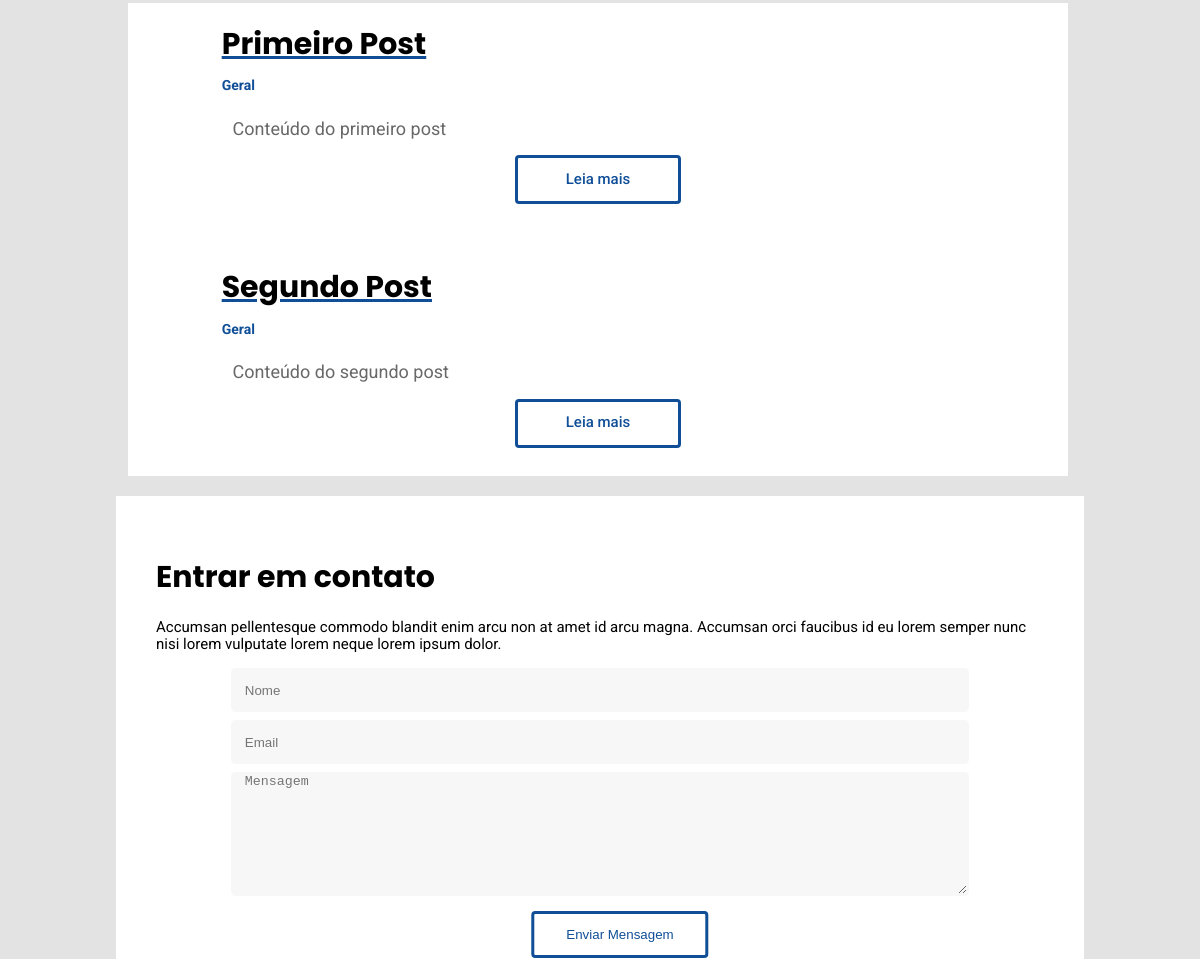
/ (middle part), run on an earlier commit of the app's database.
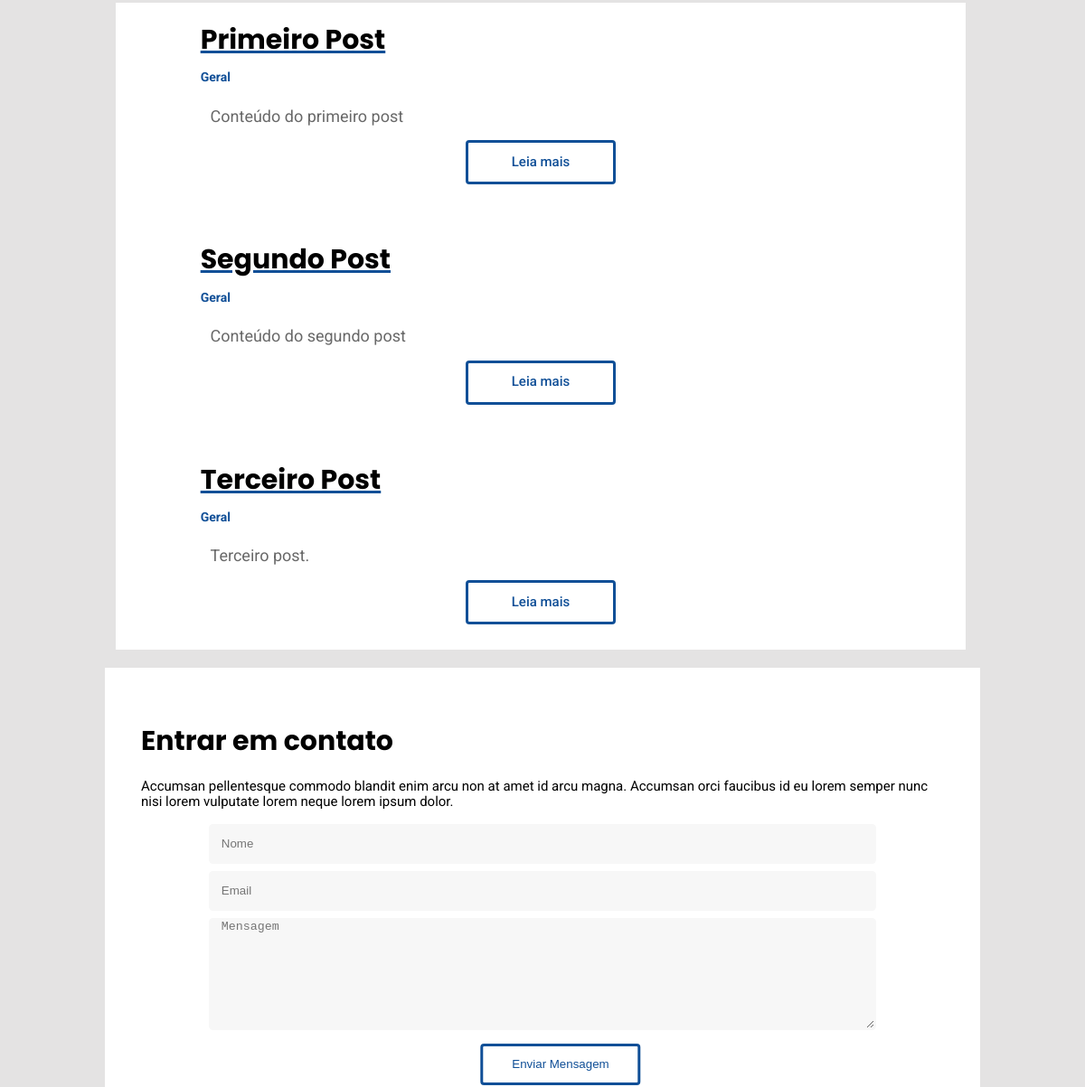
And on a later commit of the database.
### website/models.py (models this page shows, shortened)
class Post(models.Model):
    title = models.CharField(max_length=100)
    sub_title = models.CharField(max_length=200)
    content = models.TextField()
    categories = models.CharField(
        max_length = 2,
        choices = Categorias.choices,
        default= Categorias.GR
    )
    deleted = models.BooleanField(default=False)
    image = models.ImageField(upload_to='posts', null=True, blank=True)
    def get_category_label(self):
        return self.get_categories_display()

### website/views.py (the view)
# urls.py: path('', hello_blog, name='blog'),
def hello_blog(request):
    lista = ['Django', 'Python', 'Git', 'Banco de Dados',
    'HTML', 'Linux', 'UWSGI', 'Nginx', 'Systemctl']
    list_posts = Post.objects.filter(deleted=False)
    data = {'name': 'Curso de Django 3',
    'lista_tecnologias': lista,
    'posts': list_posts}
    return render(request, 'index.html', data)

### website/templates/index.html (shortened to what this page needs)
{%load static%}
<!DOCTYPE html>
<html lang="pt-br">
	<head>
	    <link rel="stylesheet" href="{% static 'assets/css/main.css' %}" />
	</head>
	<body>
        <div class='main-content'>
        <div id='posts'>
            {% for post in posts %}
                <div class="posts-header">
                <h3 class='post-title'>{{post.title}}</h3>
                <span class='category'><b>{{ post.get_category_label }}</span></b>
                </div>
                <div class='resume-wrap'>
                <span id='post-content'>{{post.content|truncatewords:48}}</span>
                </div>
                <a href="{% url 'post_detail' post.id %}"><div class='btn'>Leia mais</div></a>
            {% endfor %}
        </div>
    </div>
        <section id="form">
            <h2>Entrar em contato</h2>
            <p>Accumsan pellentesque commodo blandit enim arcu non at amet id arcu magna. Accumsan orci faucibus id eu lorem semper nunc nisi lorem vulputate lorem neque lorem ipsum dolor.</p>
            <div class="form-contact">
                    <form method="post" action="{% url 'save_form' %}">
                        <div class="form-fields">
                            <input type="text" name="name" id="name" placeholder="Nome" />
                            <input type="email" name="email" id="email" placeholder="Email" />
                            <textarea name="message" id="message" placeholder="Mensagem" rows="4"></textarea>
                        </div>
                        <ul class="enviar">
                            <li><input type="submit" value="Enviar Mensagem" /></li>
                        </ul>
                    </form>
            </div>
        </section>
	</body>
</html>

### website/static/assets/css/main.css (style rules this page uses)
html { line-height: 1.15; -webkit-text-size-adjust: 100%; scroll-behavior: smooth; }
body { margin: 0; background-color:rgb(228, 227, 227); font-family: 'Roboto', sans-serif; font-size: 15px; }
.main-content { width:98%; margin-top:10px; margin-bottom:10px; padding:10px; min-width: 960px; }
a:-webkit-any-link { text-decoration: none; }
h2 { font-size: 30px; margin-top: 3vh; font-family: 'Poppins', sans-serif; }
#posts { width:80%; height:auto; margin: 0 auto; background-color:rgb(255,255,255); padding-bottom: 2vh; text-align: left; }
.post-title { font-size: 30px; text-decoration: underline rgb(16, 79, 151); margin-bottom: 2vh; }
.post-title:first-child { padding-top: 3vh; }
h3 { font-family: 'Poppins', sans-serif; }
#post-content { font-size: 18px; color: #686868; margin-bottom: 2vh; }
.posts-header { width: 80%; height:auto; margin: 0 auto; text-align:left; }
.resume-wrap { padding: 0 105px; margin-top: 3vh; }
.category { font-size: 14px; color: rgb(16, 79, 151); margin-top: -2vh; margin-bottom: 2vh; }
.category:last-child { padding-bottom: 3vh; }
.btn { width: 12vh; height: auto; margin: 1.5vh auto; margin-top: 2vh; padding: 1.6vh 4vh; display: inline-block; margin-left: 50%; transform: translateX(-50%); text-align:center; text-decoration: none; color:rgb(16, 79, 151); background-color:rgb(255, 255, 255) ; border:3px solid rgb(16, 79, 151); border-radius: 4px; user-select: none; cursor: pointer; font-weight: 500; }
#form { background-color: rgb(255,255,255); width: 74%; height: auto; margin: 0 auto; padding: 5vh; margin-bottom: 3vh; }
input[type="text"], input[type="password"], input[type="email"], select, textarea { -moz-appearance: none; -webkit-appearance: none; -ms-appearance: none; appearance: none; width: 80%; height: auto; margin: 1vh auto; background: #f7f7f7; border-radius: 0.35em; border: solid 2px transparent; color: #787878; display: block; outline: 0; padding: 0 1.5vh; text-decoration: none; width: 80%; }
input[type="text"], input[type="password"], input[type="email"], select { height: 5vh; }
textarea { padding: 0 1.5vh; resize:vertical; min-height: 15vh; max-height:200px; }
ul { list-style-type: none; }
.enviar li input { width: auto; height: auto; display: inline-block; margin-left: 50%; transform: translateX(-50%); text-align:center; color:rgb(16, 79, 151); background-color:rgb(255, 255, 255) ; border:3px solid rgb(16, 79, 151); border-radius: 4px; user-select: none; cursor: pointer; font-weight: 500; padding: 1.6vh 4vh; }

What changed in the data, as far as the page shows it:
added Post: title "Terceiro Post", get_category_label "Geral", content "Terceiro post."
